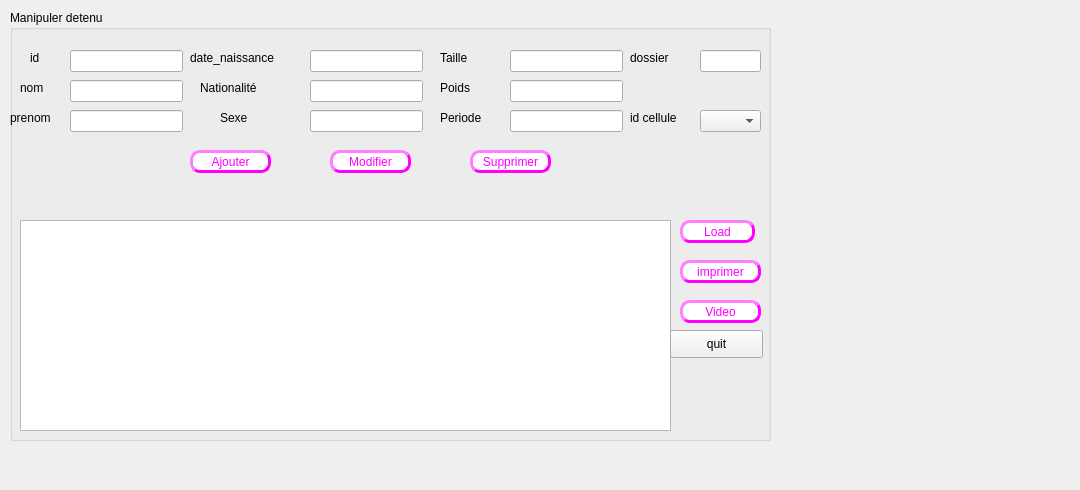
       <widget class="QWidget" name="tab_14">
        <attribute name="title">
         <string/>
        </attribute>
        <widget class="QGroupBox" name="groupBox_4">
         <property name="geometry">
          <rect>
           <x>10</x>
           <y>10</y>
           <width>761</width>
           <height>431</height>
          </rect>
         </property>
         <property name="title">
          <string>Manipuler detenu</string>
         </property>
         <widget class="QPushButton" name="pb_modifier_detenu">
          <property name="geometry">
           <rect>
            <x>320</x>
            <y>140</y>
            <width>81</width>
            <height>23</height>
           </rect>
          </property>
          <property name="styleSheet">
           <string notr="true">background-color:white; 
color: rgb(255, 0, 255);
border-style:outset ; 
border-width:3px ; 
border-radius:10px;
</string>
          </property>
          <property name="text">
           <string>Modifier</string>
          </property>
         </widget>
         <widget class="QPushButton" name="imprimer_detenu">
          <property name="geometry">
           <rect>
            <x>670</x>
            <y>250</y>
            <width>81</width>
            <height>23</height>
           </rect>
          </property>
          <property name="styleSheet">
           <string notr="true">background-color:white; 
color: rgb(255, 0, 255);
border-style:outset ; 
border-width:3px ; 
border-radius:10px;</string>
          </property>
          <property name="text">
           <string>imprimer</string>
          </property>
         </widget>
         <widget class="QPushButton" name="pb_ajouter_detenu">
          <property name="geometry">
           <rect>
            <x>180</x>
            <y>140</y>
            <width>81</width>
            <height>23</height>
           </rect>
          </property>
          <property name="styleSheet">
           <string notr="true">background-color:white; 
color: rgb(255, 0, 255);
border-style:outset ; 
border-width:3px ; 
border-radius:10px;</string>
          </property>
          <property name="text">
           <string>Ajouter</string>
          </property>
         </widget>
         <widget class="QPushButton" name="pb_supprimer_detenu">
          <property name="geometry">
           <rect>
            <x>460</x>
            <y>140</y>
            <width>81</width>
            <height>23</height>
           </rect>
          </property>
          <property name="styleSheet">
           <string notr="true">background-color:white; 
color: rgb(255, 0, 255);
border-style:outset ; 
border-width:3px ; 
border-radius:10px;</string>
          </property>
          <property name="text">
           <string>Supprimer</string>
          </property>
         </widget>
         <widget class="QPushButton" name="Load_2">
          <property name="geometry">
           <rect>
            <x>670</x>
            <y>210</y>
            <width>75</width>
            <height>23</height>
           </rect>
          </property>
          <property name="styleSheet">
           <string notr="true">background-color:white; 
color: rgb(255, 0, 255);
border-style:outset ; 
border-width:3px ; 
border-radius:10px;</string>
          </property>
          <property name="text">
           <string>Load</string>
          </property>
         </widget>
         <widget class="QPushButton" name="Video">
          <property name="geometry">
           <rect>
            <x>670</x>
            <y>290</y>
            <width>81</width>
            <height>23</height>
           </rect>
          </property>
          <property name="styleSheet">
           <string notr="true">background-color:white; 
color: rgb(255, 0, 255);
border-style:outset ; 
border-width:3px ; 
border-radius:10px;
</string>
          </property>
          <property name="text">
           <string>Video</string>
          </property>
         </widget>
         <widget class="QLabel" name="label_9">
          <property name="geometry">
           <rect>
            <x>20</x>
            <y>40</y>
            <width>55</width>
            <height>16</height>
           </rect>
          </property>
          <property name="text">
           <string>id</string>
          </property>
         </widget>
         <widget class="QLabel" name="label_10">
          <property name="geometry">
           <rect>
            <x>10</x>
            <y>70</y>
            <width>55</width>
            <height>16</height>
           </rect>
          </property>
          <property name="text">
           <string>nom</string>
          </property>
         </widget>
         <widget class="QLabel" name="label_11">
          <property name="geometry">
           <rect>
            <x>0</x>
            <y>100</y>
            <width>55</width>
            <height>16</height>
           </rect>
          </property>
          <property name="text">
           <string>prenom</string>
          </property>
         </widget>
         <widget class="QLabel" name="label_49">
          <property name="geometry">
           <rect>
            <x>180</x>
            <y>40</y>
            <width>121</width>
            <height>16</height>
           </rect>
          </property>
          <property name="text">
           <string>date_naissance</string>
          </property>
         </widget>
         <widget class="QLabel" name="label_50">
          <property name="geometry">
           <rect>
            <x>190</x>
            <y>70</y>
            <width>91</width>
            <height>16</height>
           </rect>
          </property>
          <property name="text">
           <string>Nationalité</string>
          </property>
         </widget>
         <widget class="QLabel" name="label_51">
          <property name="geometry">
           <rect>
            <x>210</x>
            <y>100</y>
            <width>55</width>
            <height>16</height>
           </rect>
          </property>
          <property name="text">
           <string>Sexe</string>
          </property>
         </widget>
         <widget class="QLabel" name="label_52">
          <property name="geometry">
           <rect>
            <x>430</x>
            <y>40</y>
            <width>55</width>
            <height>16</height>
           </rect>
          </property>
          <property name="text">
           <string>Taille</string>
          </property>
         </widget>
         <widget class="QLabel" name="label_53">
          <property name="geometry">
           <rect>
            <x>430</x>
            <y>70</y>
            <width>55</width>
            <height>16</height>
           </rect>
          </property>
          <property name="text">
           <string>Poids</string>
          </property>
         </widget>
         <widget class="QLabel" name="label_54">
          <property name="geometry">
           <rect>
            <x>430</x>
            <y>100</y>
            <width>55</width>
            <height>16</height>
           </rect>
          </property>
          <property name="text">
           <string>Periode</string>
          </property>
         </widget>
         <widget class="QLabel" name="label_55">
          <property name="geometry">
           <rect>
            <x>620</x>
            <y>40</y>
            <width>55</width>
            <height>16</height>
           </rect>
          </property>
          <property name="text">
           <string>dossier</string>
          </property>
         </widget>
         <widget class="QLabel" name="label_56">
          <property name="geometry">
           <rect>
            <x>620</x>
            <y>100</y>
            <width>71</width>
            <height>16</height>
           </rect>
          </property>
          <property name="text">
           <string>id cellule</string>
          </property>
         </widget>
         <widget class="QLineEdit" name="le_id2">
          <property name="geometry">
           <rect>
            <x>60</x>
            <y>40</y>
            <width>113</width>
            <height>22</height>
           </rect>
          </property>
         </widget>
         <widget class="QLineEdit" name="le_nom2">
          <property name="geometry">
           <rect>
            <x>60</x>
            <y>70</y>
            <width>113</width>
            <height>22</height>
           </rect>
          </property>
         </widget>
         <widget class="QLineEdit" name="le_prenom_2">
          <property name="geometry">
           <rect>
            <x>60</x>
            <y>100</y>
            <width>113</width>
            <height>22</height>
           </rect>
          </property>
         </widget>
         <widget class="QLineEdit" name="la_date2">
          <property name="geometry">
           <rect>
            <x>300</x>
            <y>40</y>
            <width>113</width>
            <height>22</height>
           </rect>
          </property>
         </widget>
         <widget class="QLineEdit" name="la_nationalite_2">
          <property name="geometry">
           <rect>
            <x>300</x>
            <y>70</y>
            <width>113</width>
            <height>22</height>
           </rect>
          </property>
         </widget>
         <widget class="QLineEdit" name="le_sexe_2">
          <property name="geometry">
           <rect>
            <x>300</x>
            <y>100</y>
            <width>113</width>
            <height>22</height>
           </rect>
          </property>
         </widget>
         <widget class="QLineEdit" name="la_taille_2">
          <property name="geometry">
           <rect>
            <x>500</x>
            <y>40</y>
            <width>113</width>
            <height>22</height>
           </rect>
          </property>
         </widget>
         <widget class="QLineEdit" name="le_poids_2">
          <property name="geometry">
           <rect>
            <x>500</x>
            <y>70</y>
            <width>113</width>
            <height>22</height>
           </rect>
          </property>
         </widget>
         <widget class="QLineEdit" name="la_periode_2">
          <property name="geometry">
           <rect>
            <x>500</x>
            <y>100</y>
            <width>113</width>
            <height>22</height>
           </rect>
          </property>
         </widget>
         <widget class="QLineEdit" name="le_dossier_2">
          <property name="geometry">
           <rect>
            <x>690</x>
            <y>40</y>
            <width>61</width>
            <height>22</height>
           </rect>
          </property>
         </widget>
         <widget class="QComboBox" name="comboBox_2">
          <property name="geometry">
           <rect>
            <x>690</x>
            <y>100</y>
            <width>61</width>
            <height>22</height>
           </rect>
          </property>
         </widget>
         <widget class="QTableView" name="tab_detenu_2">
          <property name="geometry">
           <rect>
            <x>10</x>
            <y>210</y>
            <width>651</width>
            <height>211</height>
           </rect>
          </property>
         </widget>
         <widget class="QPushButton" name="pushButton_quit">
          <property name="geometry">
           <rect>
            <x>660</x>
            <y>320</y>
            <width>93</width>
            <height>28</height>
           </rect>
          </property>
          <property name="text">
           <string>quit</string>
          </property>
         </widget>
         <widget class="QLabel" name="label_84">
          <property name="geometry">
           <rect>
            <x>-10</x>
            <y>-10</y>
            <width>811</width>
            <height>551</height>
           </rect>
          </property>
          <property name="styleSheet">
           <string notr="true">*{
background-color :transparent;
border-image:url(D:/projetC++/integration_base/pictures_base/p.png);
}</string>
          </property>
          <property name="text">
           <string/>
          </property>
         </widget>
         <zorder>label_84</zorder>
         <zorder>pb_modifier_detenu</zorder>
         <zorder>imprimer_detenu</zorder>
         <zorder>pb_ajouter_detenu</zorder>
         <zorder>pb_supprimer_detenu</zorder>
         <zorder>Load_2</zorder>
         <zorder>Video</zorder>
         <zorder>label_9</zorder>
         <zorder>label_10</zorder>
         <zorder>label_11</zorder>
         <zorder>label_49</zorder>
         <zorder>label_50</zorder>
         <zorder>label_51</zorder>
         <zorder>label_52</zorder>
         <zorder>label_53</zorder>
         <zorder>label_54</zorder>
         <zorder>label_55</zorder>
         <zorder>label_56</zorder>
         <zorder>le_id2</zorder>
         <zorder>le_nom2</zorder>
         <zorder>le_prenom_2</zorder>
         <zorder>la_date2</zorder>
         <zorder>la_nationalite_2</zorder>
         <zorder>le_sexe_2</zorder>
         <zorder>la_taille_2</zorder>
         <zorder>le_poids_2</zorder>
         <zorder>la_periode_2</zorder>
         <zorder>le_dossier_2</zorder>
         <zorder>comboBox_2</zorder>
         <zorder>tab_detenu_2</zorder>
         <zorder>pushButton_quit</zorder>
        </widget>
        <widget class="QLabel" name="label_37">
         <property name="geometry">
          <rect>
           <x>10</x>
           <y>10</y>
           <width>1061</width>
           <height>471</height>
          </rect>
         </property>
         <property name="text">
          <string/>
         </property>
         <property name="pixmap">
          <pixmap>../../Integration/integration/ifinal/ranger-4df6c1b6.png</pixmap>
         </property>
        </widget>
        <zorder>label_37</zorder>
        <zorder>groupBox_4</zorder>
       </widget>
